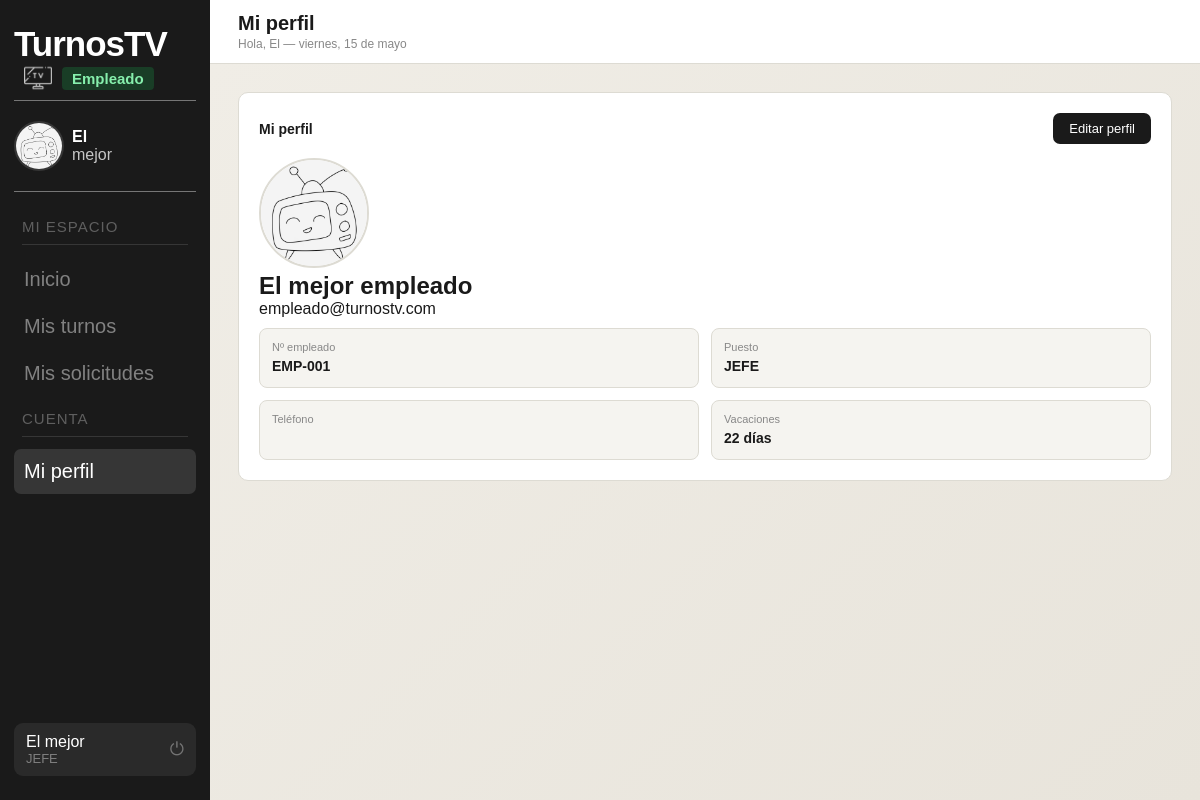
/fragmentos/perfil.php (signed in), run on the app's committed database.
### tables this page shows
CREATE TABLE `empleados` (
  `id` int(11) NOT NULL,
  `usuario_id` int(11) NOT NULL,
  `num_empleado` varchar(20) NOT NULL,
  `puesto` varchar(100) NOT NULL,
  `vacaciones_total` int(11) NOT NULL DEFAULT 22,
  `vacaciones_gastadas` int(11) NOT NULL DEFAULT 0
);

CREATE TABLE `usuarios` (
  `id` int(11) NOT NULL,
  `nombre` varchar(100) NOT NULL,
  `email` varchar(150) NOT NULL,
  `password` varchar(255) NOT NULL,
  `rol` enum('administrador','coordinador','director','empleado') NOT NULL DEFAULT 'empleado',
  `estado` enum('activo','inactivo') NOT NULL DEFAULT 'activo',
  `foto_perfil` varchar(255) DEFAULT NULL,
  `telefono` varchar(20) DEFAULT NULL
);

### fragmentos/perfil.php (the view, shortened to what this page needs)
<?php
$usuario_id = $_SESSION['usuario_id'];
$rol = $_SESSION['rol'];
$conn = new mysqli("localhost", "root", "", "turnostv");
$conn->set_charset("utf8mb4");
$stmt = $conn->prepare("
    SELECT
        u.id,
        u.nombre,
        u.email,
        u.telefono,
        u.foto_perfil,
        u.rol,
        e.num_empleado,
        e.puesto,
        e.vacaciones_total AS dias_vacaciones
    FROM usuarios u
    LEFT JOIN empleados e ON e.usuario_id = u.id
    WHERE u.id = ?
");
$stmt->bind_param("i", $usuario_id);
$stmt->execute();
$perfil = $stmt->get_result()->fetch_assoc();
$modo_editar = isset($_GET['edit']) && $_GET['edit'] == 1;
$es_empleado = in_array($rol, ['empleado', 'coordinador']);
?>
<!DOCTYPE html>
<html lang="es">
<head>
    <link rel="stylesheet" href="styles/base.css">
    <link rel="stylesheet" href="styles/perfil.css">
</head>
<body>
    <?php include 'sidebar.php'; ?>
    <div class="content">
        <?php
        include 'header.php';
        ?>
        <div class="body">
            <div class="card">
                <div class="card-header">
                    <span class="card-title">Mi perfil</span>
                    <?php if (!$modo_editar): ?>
                        <a href="perfil.php?edit=1" class="btn">Editar perfil</a>
                    <?php else: ?>
                        <a href="perfil.php" class="btn-outline">Cancelar</a>
                    <?php endif; ?>
                </div>
                <?php if (!$modo_editar): ?>
                    <div class="perfil-card">
                        <div class="perfil-top">
                            <img src="<?= !empty($perfil['foto_perfil']) ? '../' . $perfil['foto_perfil'] : '../img/default.png' ?>"
                                class="perfil-avatar-lg" onerror="this.src='../img/default.png'">
                            <h2><?= htmlspecialchars($perfil['nombre']) ?></h2>
                            <p><?= htmlspecialchars($perfil['email']) ?></p>
                        </div>
                        <div class="perfil-grid">
                            <?php if (!empty($perfil['num_empleado'])): ?>
                                <div class="perfil-item">
                                    <span>Nº empleado</span>
                                    <strong><?= htmlspecialchars($perfil['num_empleado']) ?></strong>
                                </div>
                            <?php endif; ?>
                            <div class="perfil-item">
                                <span>Puesto</span>
                                <strong><?= htmlspecialchars($puesto) ?></strong>
                            </div>
                            <div class="perfil-item">
                                <span>Teléfono</span>
                            </div>
                            <?php if ($es_empleado): ?>
                                <div class="perfil-item">
                                    <span>Vacaciones</span>
                                    <strong><?= htmlspecialchars($perfil['dias_vacaciones'] ?? 0) ?> días</strong>
                                </div>
                            <?php endif; ?>
                        </div>
                    </div>
                <?php endif; ?>
            </div>
        </div>
    </div>
</body>
</html>

### fragmentos/styles/base.css (style rules this page uses)
:root { --fondo: #f5f4f0; --blanco: #ffffff; --texto: #1a1a1a; --suave: #888; --borde: #dddbd3; --sidebar-w: 210px; --rol-admin-bg: rgba(107, 33, 168, 0.2); --rol-admin-color: #d8b4fe; --rol-coord-bg: rgba(180, 83, 9, 0.25); --rol-coord-color: #fcd34d; --rol-director-bg: rgba(29, 78, 216, 0.25); --rol-director-color: #93c5fd; --rol-empleado-bg: rgba(22, 163, 74, 0.25); --rol-empleado-color: #86efac; --ok: #16a34a; --peligro: #b91c1c; --aviso: #d97706; }
*, *::before, *::after { margin: 0; padding: 0; box-sizing: border-box; }
body { font-family: sans-serif; font-size: 16px; background: var(--fondo); color: var(--texto); min-height: 100vh; display: flex; }
.content { margin-left: var(--sidebar-w); padding-top: 64px; flex: 1; display: flex; flex-direction: column; min-height: 100vh; }
.body { padding: 28px; flex: 1; background: linear-gradient(135deg, #f0ede6 0%, #e8e4db 100%); }
.card { background: var(--blanco); border: 1px solid var(--borde); border-radius: 10px; padding: 20px; margin-bottom: 16px; }
.card-header { display: flex; align-items: center; justify-content: space-between; margin-bottom: 14px; }
.card-title { font-size: 14px; font-weight: 700; }
.btn { background: var(--texto); color: #fff; border: none; border-radius: 7px; padding: 8px 16px; font-size: 13px; font-weight: 500; cursor: pointer; transition: background 0.15s; text-decoration: none; display: inline-block; }

### fragmentos/styles/perfil.css (style rules this page uses)
.perfil-card { max-width: 900px; }
.card-header { display: flex; justify-content: space-between; align-items: center; }
.perfil-avatar-lg { width: 110px; height: 110px; border-radius: 50%; object-fit: cover; border: 2px solid var(--borde); flex-shrink: 0; }
.perfil-grid { display: grid; grid-template-columns: repeat(2, 1fr); gap: 12px; margin-top: 10px; }
.perfil-item { background: var(--fondo); border: 1px solid var(--borde); border-radius: 8px; padding: 12px; }
.perfil-item span { font-size: 11px; color: var(--suave); display: block; margin-bottom: 4px; }
.perfil-item strong { font-size: 14px; }

### data on the page
empleados: usuario.nombre "El mejor empleado", usuario.email "empleado@turnostv.com", num_empleado "EMP-001", vacaciones_total "22"

### other printed values
$etiqueta_rol "Empleado"
$partes[0] "El"
$apellido "mejor"
$nombre_logout "El mejor"
$puesto "JEFE"
$titulo_pagina "Mi perfil"
$subtitulo "Hola, El — viernes, 15 de mayo"
